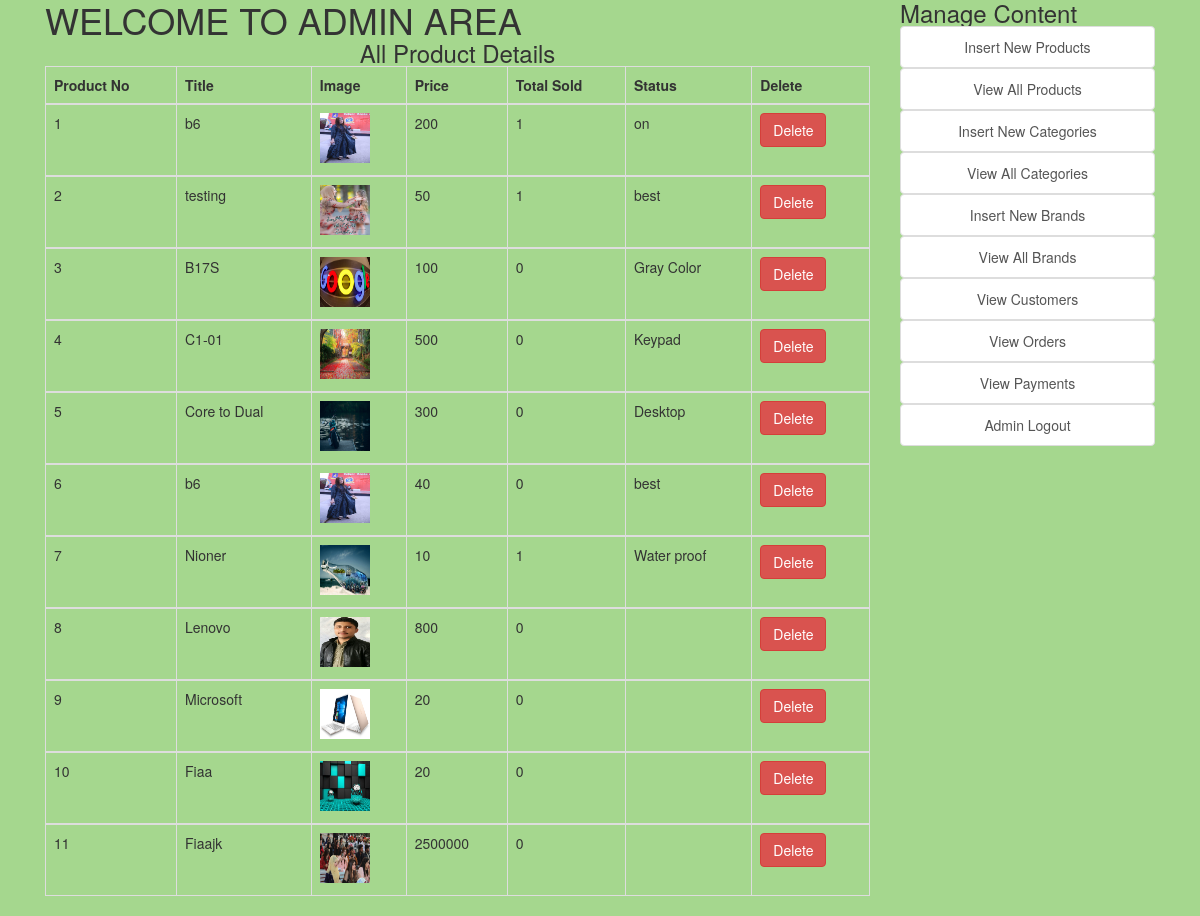
Page /admin_area/index.php?view_products (signed in) on the committed database.
### tables this page shows
CREATE TABLE `products` (
  `product_id` int(11) NOT NULL,
  `cat_id` int(11) NOT NULL,
  `brand_id` int(11) NOT NULL,
  `date` timestamp NOT NULL DEFAULT CURRENT_TIMESTAMP ON UPDATE CURRENT_TIMESTAMP,
  `product_title` text NOT NULL,
  `product_img1` text NOT NULL,
  `product_img2` text NOT NULL,
  `product_img3` text NOT NULL,
  `product_price` int(11) NOT NULL,
  `product_descrip` text NOT NULL,
  `product_keywords` text NOT NULL,
  `status` text NOT NULL
);

### admin_area/view_products.php (the view, shortened to what this page needs)
<?php
include("includes/db.php");
    if (!isset($_SESSION['email'])) {
        echo "<script>window.open('login.php' , '_self')</script>";
    } else{
?>
<h3 style="text-align:center">All Product Details</h3>
<table class="table table-bordered">
    <thead>
      <tr>
        <th>Product No</th>
        <th>Title</th>
        <th>Image</th>
        <th>Price</th>
        <th>Total Sold</th>
        <th>Status</th>
        <th>Delete</th>
      </tr>
    </thead>
    <?php
    $get_orders = "SELECT * FROM products";
    $run_orders = mysqli_query($conn , $get_orders);
    $i = 0;
    while($row_orders = mysqli_fetch_array($run_orders)){
        $p_id = $row_orders['product_id'];
        $product_title = $row_orders['product_title'];
        $product_img1 = $row_orders['product_img1'];
        $product_price = $row_orders['product_price'];
        $status  = $row_orders['status'];
        $i++;
        $get_sold = "SELECT * FROM pending_orders WHERE product_id = '$p_id'";
        $run_sold = mysqli_query($conn , $get_sold);
        $count = mysqli_num_rows($run_sold);
       echo "
        <tbody>
            <tr>
                <td>$i</td>
                <td>$product_title</td>
                <td><img src='product_images/$product_img1' width='50' height='50'></td>
                <td>$product_price</td>
                <td>$count</td>
                <td>$status</td>
                <td><a href='' class='btn btn-danger'>Delete</a></td>
            </tr>
        </tbody>";
    }
    ?>
  </table>
  <?php }?>

### admin_area/css/index.css (style rules this page uses)
html, body, div, span, applet, object, iframe, h1, h2, h3, h4, h5, h6, p, blockquote, pre, a, abbr, acronym, address, big, cite, code, del, dfn, em, img, ins, kbd, q, s, samp, small, strike, strong, sub, sup, tt, var, b, u, i, center, dl, dt, dd, ol, ul, li, fieldset, form, label, legend, table, caption, tbody, tfoot, thead, tr, th, td, article, aside, canvas, details, embed, figure, figcaption, footer, header, hgroup, menu, nav, output, ruby, section, summary, time, mark, audio, video, .row { margin: 0; padding: 0; border: 0; vertical-align: baseline; }
body { background-color: rgba(105,189,67,0.60); }

### rows in the picture
products: product_title "b6", product_img1 (picture), product_price "200", count "1", status "on"
products: product_title "testing", product_img1 (picture), product_price "50", count "1", status "best"
products: product_title "B17S", product_img1 (picture), product_price "100", count "0", status "Gray Color"
products: product_title "C1-01", product_img1 (picture), product_price "500", count "0", status "Keypad"
products: product_title "Core to Dual", product_img1 (picture), product_price "300", count "0", status "Desktop"
products: product_title "b6", product_img1 (picture), product_price "40", count "0", status "best"
products: product_title "Nioner", product_img1 (picture), product_price "10", count "1", status "Water proof"
products: product_title "Lenovo", product_img1 (picture), product_price "800", count "0"
products: product_title "Microsoft", product_img1 (picture), product_price "20", count "0"
products: product_title "Fiaa", product_img1 (picture), product_price "20", count "0"
products: product_title "Fiaajk", product_img1 (picture), product_price "2500000", count "0"
